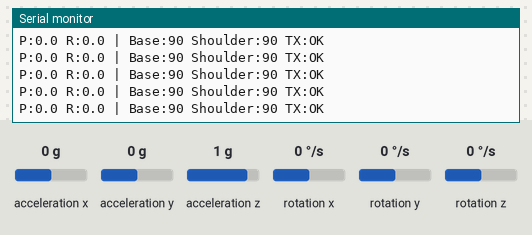
This sketch was run on a simulated Arduino Nano, built with avr-gcc and run on an emulated ATmega328P. On the bench: the last lines printed to the serial monitor. Wiring (inferred from the names in the program): MPU-6050 motion sensor at I2C address 0x68. Inputs (shaded band) come from the test bench; at power-on: acceleration x 0 g, acceleration y 0 g, acceleration z 1 g, rotation x 0 °/s, rotation y 0 °/s, rotation z 0 °/s. No radio packets arrive unless stated.

Above: at 1.2 s.
1.3 s: acceleration x set to -1.4 g
At 1.4 s:
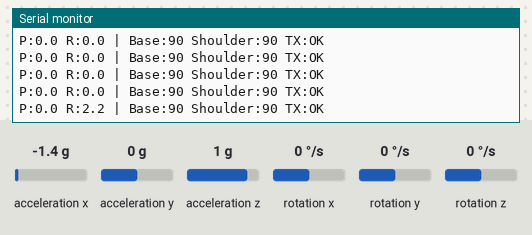
4.3 s: acceleration y set to -1.4 g
At 4.3 s:
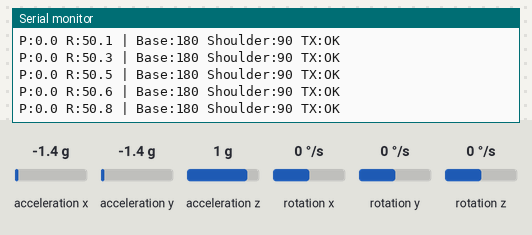
7.3 s: acceleration z set to -1.4 g
At 7.33 s:
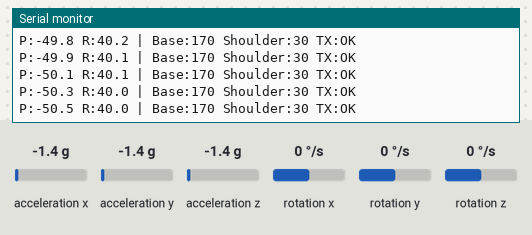
10.3 s: rotation x set to 192 °/s
At 10.32 s:
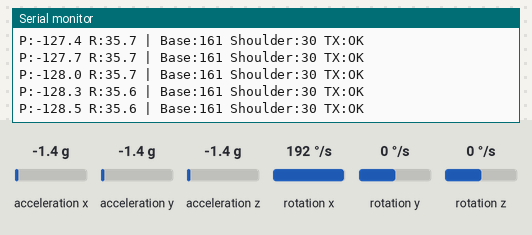
13.3 s: rotation y set to -192 °/s
At 13.31 s:
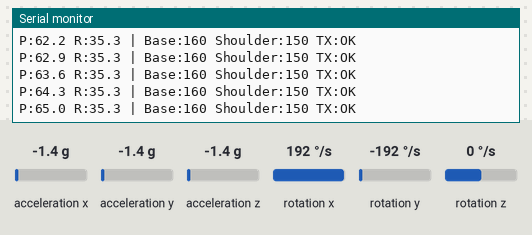
16.3 s: acceleration y set to 0 g
At 16.33 s:
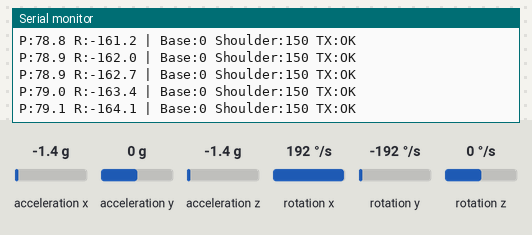
Timing chart, 0 to 19.3 s (numbered marks = the images above; inputs shaded):
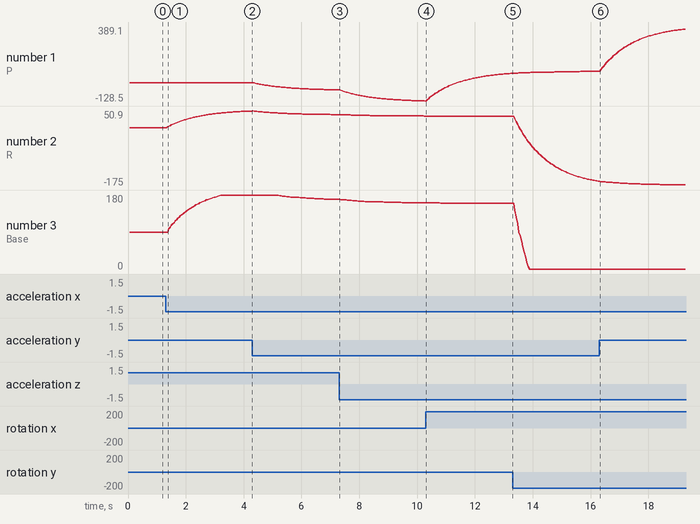

The sketch:

transmitter.ino
```cpp
/**
 * @file transmitter.ino
 * @brief Gesture Glove Transmitter — Arduino Nano
 *
 * Gesture-Controlled Robotic Arm Project
 * GitHub: https://github.com/vasu4990/gesture-controlled-robotic-arm
 *
 * Hardware:
 *   - Arduino Nano
 *   - MPU6050 6-axis IMU (I2C: SDA=A4, SCL=A5)
 *   - nRF24L01 2.4GHz transceiver (SPI: CE=D9, CSN=D10)
 *
 * Libraries required (install via Arduino Library Manager):
 *   - RF24 by TMRh20
 *   - MPU6050 by Electronic Cats (or Wire.h for raw I2C)
 *
 * Signal flow:
 *   MPU6050 → complementary filter → dead-zone → map → nRF24L01 TX
 */

#include "config.h"
#include <RF24.h>
#include <SPI.h>
#include <Wire.h>


// ─── Radio
// ────────────────────────────────────────────────────────────────────
RF24 radio(9, 10); // CE=D9, CSN=D10

// ─── Data Packet ─────────────────────────────────────────────────────────────
struct ControlPacket {
  uint8_t baseAngle;     // 0–180°
  uint8_t shoulderAngle; // 0–180°
  uint8_t elbowAngle;    // 0–180°
  uint8_t gripperAngle;  // 0–180°
};

// ─── IMU State
// ────────────────────────────────────────────────────────────────
float pitch = 0.0f;
float roll = 0.0f;
unsigned long lastTime = 0;

// ─── Setup
// ────────────────────────────────────────────────────────────────────
void setup() {
  Serial.begin(9600);

  // --- MPU6050 Init ---
  Wire.begin();
  Wire.beginTransmission(MPU_ADDR);
  Wire.write(0x6B); // PWR_MGMT_1 register
  Wire.write(0x00); // Wake up (clear sleep bit)
  Wire.endTransmission(true);

  // Set gyro range to ±250°/s
  Wire.beginTransmission(MPU_ADDR);
  Wire.write(0x1B);
  Wire.write(0x00);
  Wire.endTransmission(true);

  // Set accel range to ±2g
  Wire.beginTransmission(MPU_ADDR);
  Wire.write(0x1C);
  Wire.write(0x00);
  Wire.endTransmission(true);

  // --- nRF24L01 Init ---
  if (!radio.begin()) {
    Serial.println(F("ERROR: nRF24L01 not found. Check wiring!"));
    while (true)
      ;
  }
  radio.setChannel(RF_CHANNEL);
  radio.setPALevel(RF24_PA_LOW);
  radio.setDataRate(RF24_250KBPS); // Slower = better range & reliability
  radio.setPayloadSize(sizeof(ControlPacket));
  radio.openWritingPipe(RF_WRITE_PIPE);
  radio.stopListening();

  Serial.println(F("Transmitter ready. Sending gesture data..."));
  lastTime = micros();
}

// ─── Read IMU Raw Data
// ────────────────────────────────────────────────────────
struct RawIMU {
  float ax, ay, az; // Accelerometer (g)
  float gx, gy, gz; // Gyroscope (°/s)
};

RawIMU readIMU() {
  Wire.beginTransmission(MPU_ADDR);
  Wire.write(0x3B); // Starting register: ACCEL_XOUT_H
  Wire.endTransmission(false);
  Wire.requestFrom((uint8_t)MPU_ADDR, (uint8_t)14, (uint8_t)true);

  int16_t ax_raw = (Wire.read() << 8) | Wire.read();
  int16_t ay_raw = (Wire.read() << 8) | Wire.read();
  int16_t az_raw = (Wire.read() << 8) | Wire.read();
  Wire.read();
  Wire.read(); // Skip temperature
  int16_t gx_raw = (Wire.read() << 8) | Wire.read();
  int16_t gy_raw = (Wire.read() << 8) | Wire.read();
  int16_t gz_raw = (Wire.read() << 8) | Wire.read();

  RawIMU imu;
  imu.ax = ax_raw / ACCEL_SCALE;
  imu.ay = ay_raw / ACCEL_SCALE;
  imu.az = az_raw / ACCEL_SCALE;
  imu.gx = gx_raw / GYRO_SCALE;
  imu.gy = gy_raw / GYRO_SCALE;
  imu.gz = gz_raw / GYRO_SCALE;
  return imu;
}

// ─── Complementary Filter
// ─────────────────────────────────────────────────────
void updateAngles(const RawIMU &imu, float dt) {
  // Accelerometer-based angle estimate
  float accelPitch = atan2(imu.ay, imu.az) * 180.0f / PI;
  float accelRoll =
      atan2(-imu.ax, sqrt(imu.ay * imu.ay + imu.az * imu.az)) * 180.0f / PI;

  // Gyroscope integration
  pitch = COMP_FILTER_ALPHA * (pitch + imu.gx * dt) +
          (1.0f - COMP_FILTER_ALPHA) * accelPitch;
  roll = COMP_FILTER_ALPHA * (roll + imu.gy * dt) +
         (1.0f - COMP_FILTER_ALPHA) * accelRoll;
}

// ─── Apply Dead Zone ─────────────────────────────────────────────────────────
float applyDeadZone(float angle, float deadZone) {
  if (fabs(angle) < deadZone)
    return 0.0f;
  return angle;
}

// ─── Map Float to Servo Angle
// ─────────────────────────────────────────────────
uint8_t mapAngle(float value, float inMin, float inMax, uint8_t outMin,
                 uint8_t outMax) {
  float mapped = (value - inMin) / (inMax - inMin) * (outMax - outMin) + outMin;
  return (uint8_t)constrain(mapped, outMin, outMax);
}

// ─── Main Loop
// ────────────────────────────────────────────────────────────────
void loop() {
  unsigned long now = micros();
  float dt = (now - lastTime) / 1e6f; // seconds
  lastTime = now;

  RawIMU imu = readIMU();
  updateAngles(imu, dt);

  // Apply dead-zone to avoid jitter at rest
  float filteredPitch = applyDeadZone(pitch, DEAD_ZONE_PITCH);
  float filteredRoll = applyDeadZone(roll, DEAD_ZONE_ROLL);

  // Build control packet
  ControlPacket pkt;
  // Base: controlled by roll (left/right tilt)
  pkt.baseAngle =
      mapAngle(filteredRoll, ROLL_MIN_ANGLE, ROLL_MAX_ANGLE, 0, 180);
  // Shoulder: controlled by pitch (forward/back tilt)
  pkt.shoulderAngle =
      mapAngle(filteredPitch, PITCH_MIN_ANGLE, PITCH_MAX_ANGLE, 30, 150);
  // Elbow: fixed mid-range for now; extend with second IMU or flex sensor
  pkt.elbowAngle = 90;
  // Gripper: open (flat hand) or closed (fist) — extend with flex sensor on
  // finger
  pkt.gripperAngle = 30; // Default open

  // Transmit
  bool ok = radio.write(&pkt, sizeof(pkt));

  // Debug output
  Serial.print(F("P:"));
  Serial.print(pitch, 1);
  Serial.print(F(" R:"));
  Serial.print(roll, 1);
  Serial.print(F(" | Base:"));
  Serial.print(pkt.baseAngle);
  Serial.print(F(" Shoulder:"));
  Serial.print(pkt.shoulderAngle);
  Serial.print(F(" TX:"));
  Serial.println(ok ? F("OK") : F("FAIL"));

  delay(LOOP_INTERVAL_MS);
}
```

config.h
```cpp
/**
 * @file config.h
 * @brief Transmitter (Glove) Configuration
 *
 * Gesture-Controlled Robotic Arm
 * Transmitter Side — Arduino Nano + MPU6050 + nRF24L01
 */

#ifndef CONFIG_H
#define CONFIG_H

// ─── nRF24L01 Radio ──────────────────────────────────────────────────────────
#define RF_CHANNEL        100             // 2.4GHz channel (0–125)
#define RF_WRITE_PIPE     0xE8E8F0F0E1LL  // Transmitter pipe address

// ─── MPU6050 IMU ─────────────────────────────────────────────────────────────
#define MPU_ADDR          0x68            // I2C address (AD0 = LOW)
#define GYRO_SCALE        131.0f          // LSB / (°/s) — ±250°/s range
#define ACCEL_SCALE       16384.0f        // LSB / g     — ±2g range

// ─── Complementary Filter ─────────────────────────────────────────────────────
// Alpha close to 1.0 → trusts gyro more (smoother)
// Alpha close to 0.0 → trusts accelerometer more (faster response)
#define COMP_FILTER_ALPHA 0.96f

// ─── Dead-Zone Thresholding ───────────────────────────────────────────────────
// Angles (in degrees) within which no command is sent (prevents jitter at rest)
#define DEAD_ZONE_PITCH   3.0f
#define DEAD_ZONE_ROLL    3.0f

// ─── Angle → Servo Mapping ───────────────────────────────────────────────────
// Raw IMU angle range mapped to servo command range (0–180°)
#define PITCH_MIN_ANGLE  -45.0f
#define PITCH_MAX_ANGLE   45.0f
#define ROLL_MIN_ANGLE   -45.0f
#define ROLL_MAX_ANGLE    45.0f

// ─── Timing ───────────────────────────────────────────────────────────────────
#define LOOP_INTERVAL_MS  20              // 50 Hz control loop

#endif  // CONFIG_H
```

Measured:
- after the input at 1.3 s, the serial monitor: prints a new line after 0.07 s (image 1)
- plotted number 2: 0 → 50.8 after the input at 1.3 s
- plotted number 3: 90 → 180 after the input at 1.3 s
